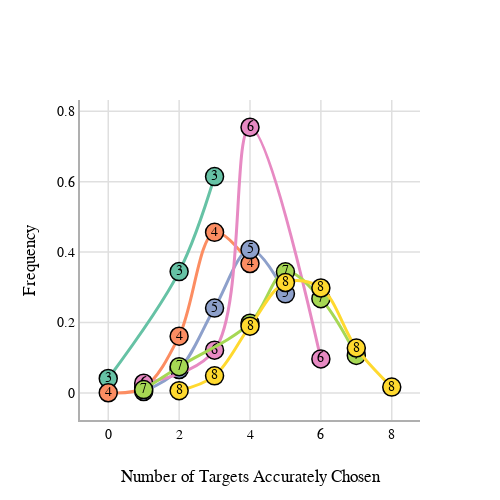

Source (notebook cell):
### Code cell
trace = []
import colorlover as cl
target_load_colors = cl.scales['6']['qual']['Set2']
for i,target in enumerate(centroid_numT_select_by_target_load['num_targets'].unique().sort()):
    target_load_data = centroid_numT_select_by_target_load[centroid_numT_select_by_target_load['num_targets']==target]
    trace.append(go.Scatter(x = target_load_data['num_targets_chosen'].to_numpy(),
                           y = target_load_data['avg_propT'].to_numpy(),
                           name = 'Target load:' + str(target),
                           mode='markers+text+lines',
                           line = dict(shape='spline',width = 3, color = target_load_colors[i]),
                           text = str(target),
                           showlegend=False, 
                           marker = dict(size = 18, opacity = 1.0, line = dict(color='black', width = 1.5), color = target_load_colors[i])))
    
layout = go.Layout(title = '',
                  xaxis = dict(title = 'Number of Targets Accurately Chosen'),
                  yaxis = dict(title = 'Frequency'))

fig = go.Figure(data = trace, layout = layout )
#fig['layout'].update(width = 900, height = 600, )
fig['layout'].update(width = 500, height = 500, font = dict(size = 14, family = 'Times,Bold', color='black'), plot_bgcolor = 'rgba(0,0,0,0)', paper_bgcolor = 'rgba(0,0,0,0)')
fig.update_xaxes(showgrid=True, showline=True, linewidth = 2, linecolor = '#AFAFAF', gridwidth=1.5, gridcolor='#DFDFDF', zeroline=False, zerolinecolor = '#AFAFAF', zerolinewidth = 2.5, nticks = 6)
fig.update_yaxes(showgrid=True, showline=True, linewidth = 2, linecolor = '#AFAFAF', gridwidth=1.5, gridcolor='#DFDFDF', zeroline=False, zerolinecolor = '#AFAFAF', zerolinewidth = 2.5, nticks = 6)
fig.show()
fig.write_image("/Users/supadhy6/Dropbox/Shared with Adi/Results_images/Centroid_model_num_targetsChosen_as_function_of_load.png")
fig.write_image("/Users/supadhy6/Dropbox/Shared with Adi/Results_images/Centroid_model_num_targetsChosen_as_function_of_load.svg")
fig.write_image("/Users/supadhy6/Dropbox/Shared with Adi/Results_images/Centroid_model_num_targetsChosen_as_function_of_load.pdf")
#py.iplot(fig, filename='split half correlations across speeds')
#py.iplot(fig, filename='Number of targets chosen as a function of target load')

### Figure 1 — Plotly figure (JSON) as saved in the notebook; plotly's stock layout.template omitted (floating-point values rounded to 4 significant figures)
{"data": [{"line": {"color": "rgb(102,194,165)", "shape": "spline", "width": 3}, "marker": {"color": "rgb(102,194,165)", "line": {"color": "black", "width": 1.5}, "opacity": 1, "size": 18}, "mode": "markers+text+lines", "name": "Target load:3", "showlegend": false, "text": "3", "type": "scatter", "x": [0, 2, 3], "y": [0.041, 0.3445, 0.6145]}, {"line": {"color": "rgb(252,141,98)", "shape": "spline", "width": 3}, "marker": {"color": "rgb(252,141,98)", "line": {"color": "black", "width": 1.5}, "opacity": 1, "size": 18}, "mode": "markers+text+lines", "name": "Target load:4", "showlegend": false, "text": "4", "type": "scatter", "x": [0, 1, 2, 3, 4], "y": [0.0005, 0.015, 0.161, 0.456, 0.3675]}, {"line": {"color": "rgb(141,160,203)", "shape": "spline", "width": 3}, "marker": {"color": "rgb(141,160,203)", "line": {"color": "black", "width": 1.5}, "opacity": 1, "size": 18}, "mode": "markers+text+lines", "name": "Target load:5", "showlegend": false, "text": "5", "type": "scatter", "x": [1, 2, 3, 4, 5], "y": [0.004, 0.0665, 0.241, 0.407, 0.2815]}, {"line": {"color": "rgb(231,138,195)", "shape": "spline", "width": 3}, "marker": {"color": "rgb(231,138,195)", "line": {"color": "black", "width": 1.5}, "opacity": 1, "size": 18}, "mode": "markers+text+lines", "name": "Target load:6", "showlegend": false, "text": "6", "type": "scatter", "x": [1, 3, 4, 6], "y": [0.0275, 0.1215, 0.7545, 0.0965]}, {"line": {"color": "rgb(166,216,84)", "shape": "spline", "width": 3}, "marker": {"color": "rgb(166,216,84)", "line": {"color": "black", "width": 1.5}, "opacity": 1, "size": 18}, "mode": "markers+text+lines", "name": "Target load:7", "showlegend": false, "text": "7", "type": "scatter", "x": [1, 2, 4, 5, 6, 7], "y": [0.0095, 0.0745, 0.198, 0.344, 0.2675, 0.1065]}, {"line": {"color": "rgb(255,217,47)", "shape": "spline", "width": 3}, "marker": {"color": "rgb(255,217,47)", "line": {"color": "black", "width": 1.5}, "opacity": 1, "size": 18}, "mode": "markers+text+lines", "name": "Target load:8", "showlegend": false, "text": "8", "type": "scatter", "x": [2, 3, 4, 5, 6, 7, 8], "y": [0.0065, 0.0485, 0.1895, 0.3135, 0.298, 0.1275, 0.0165]}], "layout": {"font": {"color": "black", "family": "Times,Bold", "size": 14}, "height": 500, "paper_bgcolor": "rgba(0,0,0,0)", "plot_bgcolor": "rgba(0,0,0,0)", "title": {"text": ""}, "width": 500, "xaxis": {"gridcolor": "#DFDFDF", "gridwidth": 1.5, "linecolor": "#AFAFAF", "linewidth": 2, "nticks": 6, "showgrid": true, "showline": true, "title": {"text": "Number of Targets Accurately Chosen"}, "zeroline": false, "zerolinecolor": "#AFAFAF", "zerolinewidth": 2.5}, "yaxis": {"gridcolor": "#DFDFDF", "gridwidth": 1.5, "linecolor": "#AFAFAF", "linewidth": 2, "nticks": 6, "showgrid": true, "showline": true, "title": {"text": "Frequency"}, "zeroline": false, "zerolinecolor": "#AFAFAF", "zerolinewidth": 2.5}}}
